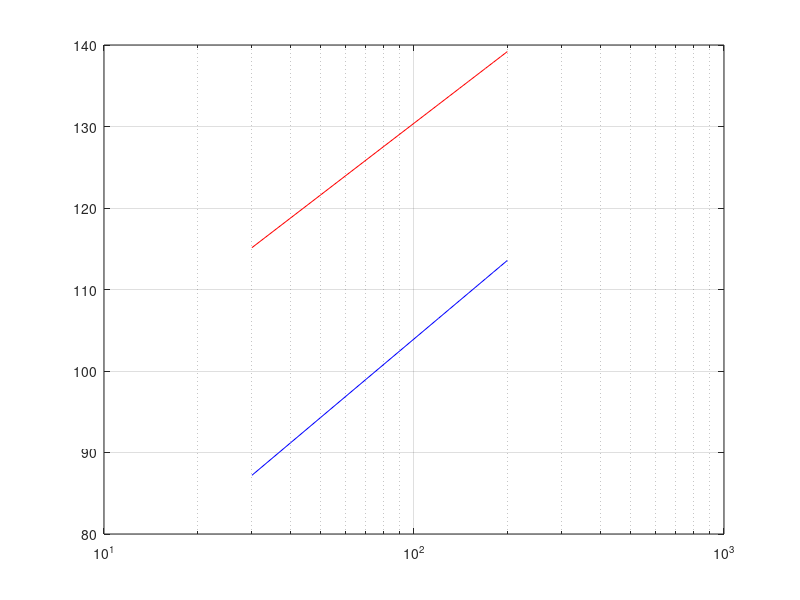

Write MATLAB code to recreate this figure.
alpha = 72.0;
beta = 2.92;
d = 30:10:200;
sigma2 = 10^0.87;
X = sigma2 * randn(1,size(d,2));
PL1 = alpha + beta * 10 * log10(d);
PL2 = 62.3+32*log10(d/5);
semilogx(d,PL1,'-r');
hold on;
semilogx(d,PL2,'-b');
% xlim([30 200]);
grid on;